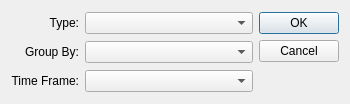
<?xml version="1.0" encoding="UTF-8"?>
<ui version="4.0">
 <comment>This file is part of the xtdesktop package for xTuple ERP: PostBooks Edition, a free and
open source Enterprise Resource Planning software suite,
Copyright (c) 1999-2016 by OpenMFG LLC, d/b/a xTuple.
It is licensed to you under the Common Public Attribution License
version 1.0, the full text of which (including xTuple-specific Exhibits)
is available at www.xtuple.com/CPAL.  By using this software, you agree
to be bound by its terms.</comment>
 <class>preferencesHistory</class>
 <widget class="QDialog" name="preferencesHistory">
  <property name="geometry">
   <rect>
    <x>0</x>
    <y>0</y>
    <width>350</width>
    <height>104</height>
   </rect>
  </property>
  <property name="minimumSize">
   <size>
    <width>350</width>
    <height>0</height>
   </size>
  </property>
  <property name="windowTitle">
   <string>History Settings</string>
  </property>
  <layout class="QGridLayout" name="gridLayout">
   <item row="0" column="0">
    <widget class="QLabel" name="_typeLit">
     <property name="text">
      <string>Type:</string>
     </property>
     <property name="alignment">
      <set>Qt::AlignRight|Qt::AlignTrailing|Qt::AlignVCenter</set>
     </property>
    </widget>
   </item>
   <item row="0" column="1">
    <widget class="XComboBox" name="_type">
     <property name="sizePolicy">
      <sizepolicy hsizetype="Expanding" vsizetype="Fixed">
       <horstretch>0</horstretch>
       <verstretch>0</verstretch>
      </sizepolicy>
     </property>
    </widget>
   </item>
   <item row="0" column="2" rowspan="3">
    <widget class="QDialogButtonBox" name="buttonBox">
     <property name="orientation">
      <enum>Qt::Vertical</enum>
     </property>
     <property name="standardButtons">
      <set>QDialogButtonBox::Cancel|QDialogButtonBox::Ok</set>
     </property>
    </widget>
   </item>
   <item row="1" column="0">
    <widget class="QLabel" name="_groupByLit">
     <property name="text">
      <string>Group By:</string>
     </property>
     <property name="alignment">
      <set>Qt::AlignRight|Qt::AlignTrailing|Qt::AlignVCenter</set>
     </property>
    </widget>
   </item>
   <item row="1" column="1">
    <widget class="XComboBox" name="_groupBy">
     <property name="sizePolicy">
      <sizepolicy hsizetype="Expanding" vsizetype="Fixed">
       <horstretch>0</horstretch>
       <verstretch>0</verstretch>
      </sizepolicy>
     </property>
    </widget>
   </item>
   <item row="2" column="0">
    <widget class="QLabel" name="_timeFramLit">
     <property name="text">
      <string>Time Frame:</string>
     </property>
     <property name="alignment">
      <set>Qt::AlignRight|Qt::AlignTrailing|Qt::AlignVCenter</set>
     </property>
    </widget>
   </item>
   <item row="2" column="1">
    <widget class="XComboBox" name="_timeFrame">
     <property name="sizePolicy">
      <sizepolicy hsizetype="Expanding" vsizetype="Fixed">
       <horstretch>0</horstretch>
       <verstretch>0</verstretch>
      </sizepolicy>
     </property>
    </widget>
   </item>
  </layout>
 </widget>
 <customwidgets>
  <customwidget>
   <class>XComboBox</class>
   <extends>QComboBox</extends>
   <header>xcombobox.h</header>
  </customwidget>
 </customwidgets>
 <resources/>
 <connections>
  <connection>
   <sender>buttonBox</sender>
   <signal>accepted()</signal>
   <receiver>preferencesHistory</receiver>
   <slot>accept()</slot>
   <hints>
    <hint type="sourcelabel">
     <x>248</x>
     <y>254</y>
    </hint>
    <hint type="destinationlabel">
     <x>157</x>
     <y>274</y>
    </hint>
   </hints>
  </connection>
  <connection>
   <sender>buttonBox</sender>
   <signal>rejected()</signal>
   <receiver>preferencesHistory</receiver>
   <slot>reject()</slot>
   <hints>
    <hint type="sourcelabel">
     <x>316</x>
     <y>260</y>
    </hint>
    <hint type="destinationlabel">
     <x>286</x>
     <y>274</y>
    </hint>
   </hints>
  </connection>
 </connections>
</ui>
